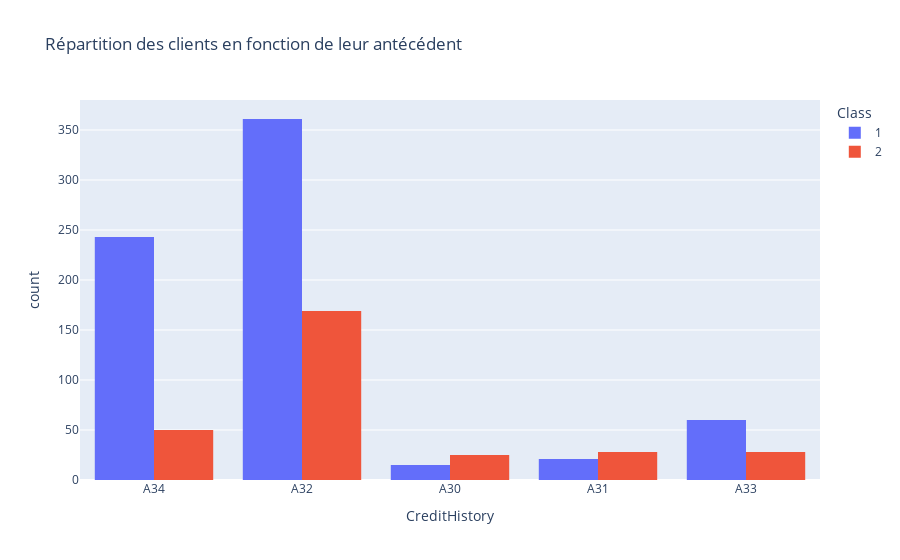

Source (notebook cell):
### Code cell
PX.histogram (data_frame = german
             , x = "CreditHistory" 
             , color = 'Class'
             , barmode = 'group' 
             , labels = {'count': 'Nombre de clients'} 
             , title = "Répartition des clients en fonction de leur antécédent" 
             , template = 'plotly' 
            )

### Figure 1 — Plotly figure (JSON) as saved in the notebook; plotly's stock layout.template omitted (floating-point values rounded to 4 significant figures; data arrays with more than 128 entries replaced by an {"elided": "..."} marker saying what was removed)
{"data": [{"alignmentgroup": "True", "bingroup": "x", "hovertemplate": "Class=1<br>CreditHistory=%{x}<br>count=%{y}<extra></extra>", "legendgroup": "1", "marker": {"color": "#636efa"}, "name": "1", "offsetgroup": "1", "orientation": "v", "showlegend": true, "type": "histogram", "x": {"elided": "700 str values"}, "xaxis": "x", "yaxis": "y"}, {"alignmentgroup": "True", "bingroup": "x", "hovertemplate": "Class=2<br>CreditHistory=%{x}<br>count=%{y}<extra></extra>", "legendgroup": "2", "marker": {"color": "#EF553B"}, "name": "2", "offsetgroup": "2", "orientation": "v", "showlegend": true, "type": "histogram", "x": {"elided": "300 str values"}, "xaxis": "x", "yaxis": "y"}], "layout": {"barmode": "group", "legend": {"title": {"text": "Class"}, "tracegroupgap": 0}, "title": {"text": "Répartition des clients en fonction de leur antécédent"}, "xaxis": {"anchor": "y", "domain": [0, 1], "title": {"text": "CreditHistory"}}, "yaxis": {"anchor": "x", "domain": [0, 1], "title": {"text": "count"}}}}
